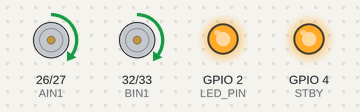
A sketch run on a simulated ESP32. Parts: motor-driver pin pairs drawn as motors (green arrow = first pin HIGH = forward, orange = second pin HIGH = backward, longer = more drive, scaled by the enable pin, stopped while the standby pin is LOW), output pins drawn as LEDs (lit = HIGH).

Above: at 1.0 s.
At 3.12 s:
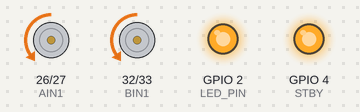
At 4.37 s:
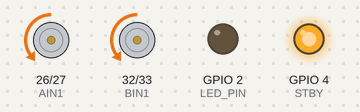
At 5.5 s:
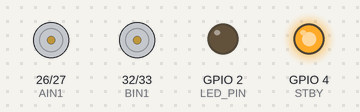
Timing chart, 0 to 7.8 s (numbered marks = the images above):
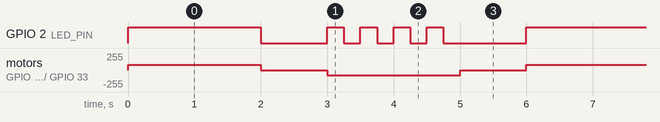

The sketch:

Dual_motor_test.ino
```cpp
// ESP32 + TB6612FNG: two motors, slow speed test, status LED
// Written for Arduino-ESP32 core 3.x (see note below for 2.x)
// Core version: ledcAttach(pin, freq, res) is for Arduino-ESP32 core 3.x.
// On core 2.x, replace it with ledcSetup(0, PWM_FREQ, PWM_RES); ledcAttachPin(PWMA, 0); (channel 1 for PWMB), and call ledcWrite(channel, speed) instead of ledcWrite(pin, speed).
// Speed: TEST_SPEED is the only value you need to change. 80 out of 255 is slow, and a lower battery voltage will make it slower still.

// Motor A
const int PWMA = 25;
const int AIN1 = 26;
const int AIN2 = 27;

// Motor B
const int BIN1 = 32;
const int BIN2 = 33;
const int PWMB = 18;

// Driver standby (must be HIGH for the motors to run)
const int STBY = 4;

// Onboard LED (GPIO2 on most ESP32 dev boards)
const int LED_PIN = 2;

// PWM settings
const int PWM_FREQ = 5000;  // Hz
const int PWM_RES  = 8;     // 8-bit: 0-255

// Slow test speed (0-255). TT motors often stall below ~60-80.
// Raise in steps of 10 if the wheels just hum or twitch.
const int TEST_SPEED = 80;

void setup() {
  pinMode(AIN1, OUTPUT);
  pinMode(AIN2, OUTPUT);
  pinMode(BIN1, OUTPUT);
  pinMode(BIN2, OUTPUT);
  pinMode(STBY, OUTPUT);
  pinMode(LED_PIN, OUTPUT);

  ledcAttach(PWMA, PWM_FREQ, PWM_RES);
  ledcAttach(PWMB, PWM_FREQ, PWM_RES);

  digitalWrite(STBY, HIGH);  // enable the driver
}

void motorA(int speed, bool forward) {
  digitalWrite(AIN1, forward ? HIGH : LOW);
  digitalWrite(AIN2, forward ? LOW : HIGH);
  ledcWrite(PWMA, speed);
}

void motorB(int speed, bool forward) {
  digitalWrite(BIN1, forward ? HIGH : LOW);
  digitalWrite(BIN2, forward ? LOW : HIGH);
  ledcWrite(PWMB, speed);
}

void stopMotors() {
  ledcWrite(PWMA, 0);
  ledcWrite(PWMB, 0);
  digitalWrite(AIN1, LOW); digitalWrite(AIN2, LOW);
  digitalWrite(BIN1, LOW); digitalWrite(BIN2, LOW);
}

void loop() {
  // Forward: LED solid on while motors run
  digitalWrite(LED_PIN, HIGH);
  motorA(TEST_SPEED, true);
  motorB(TEST_SPEED, true);
  delay(2000);

  // Stop: LED off
  stopMotors();
  digitalWrite(LED_PIN, LOW);
  delay(1000);

  // Reverse: LED blinks while motors run
  motorA(TEST_SPEED, false);
  motorB(TEST_SPEED, false);
  for (int i = 0; i < 4; i++) {
    digitalWrite(LED_PIN, HIGH); delay(250);
    digitalWrite(LED_PIN, LOW);  delay(250);
  }

  stopMotors();
  delay(1000);
}
```

Measured:
- by itself, GPIO 2 (LED_PIN): repeats every 6.0 s: LOW 1.0 s, 3 × (HIGH 0.25 s, LOW 0.25 s), HIGH 0.25 s, LOW 1.3 s, HIGH 2.0 s
- by itself, motor on GPIO 26 (AIN1) / GPIO 27 (AIN2), motor on GPIO 32 (BIN1) / GPIO 33 (BIN2): repeats every 6.0 s: stopped 1.0 s, backward 80/255 2.0 s, stopped 1.0 s, forward 80/255 2.0 s
